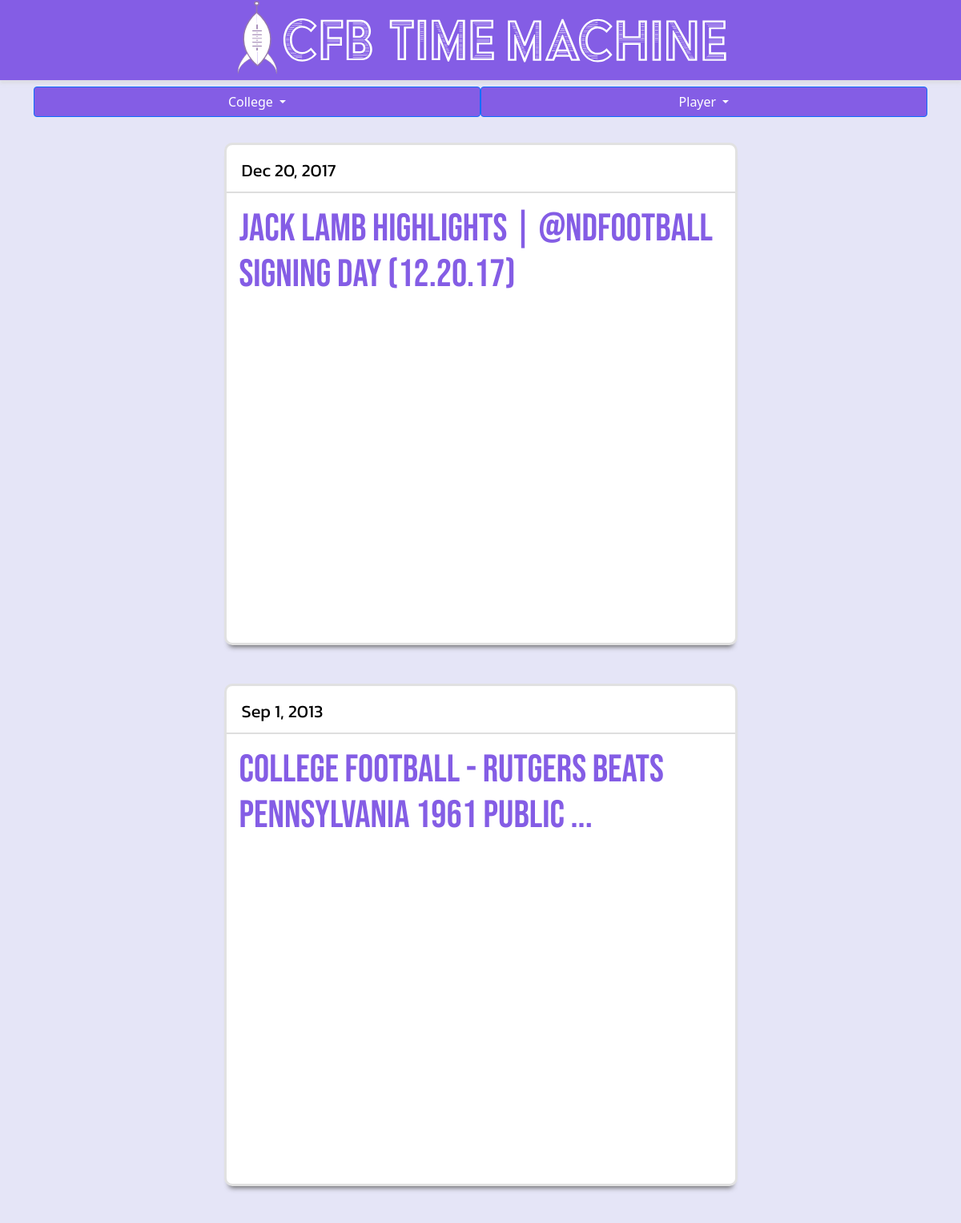
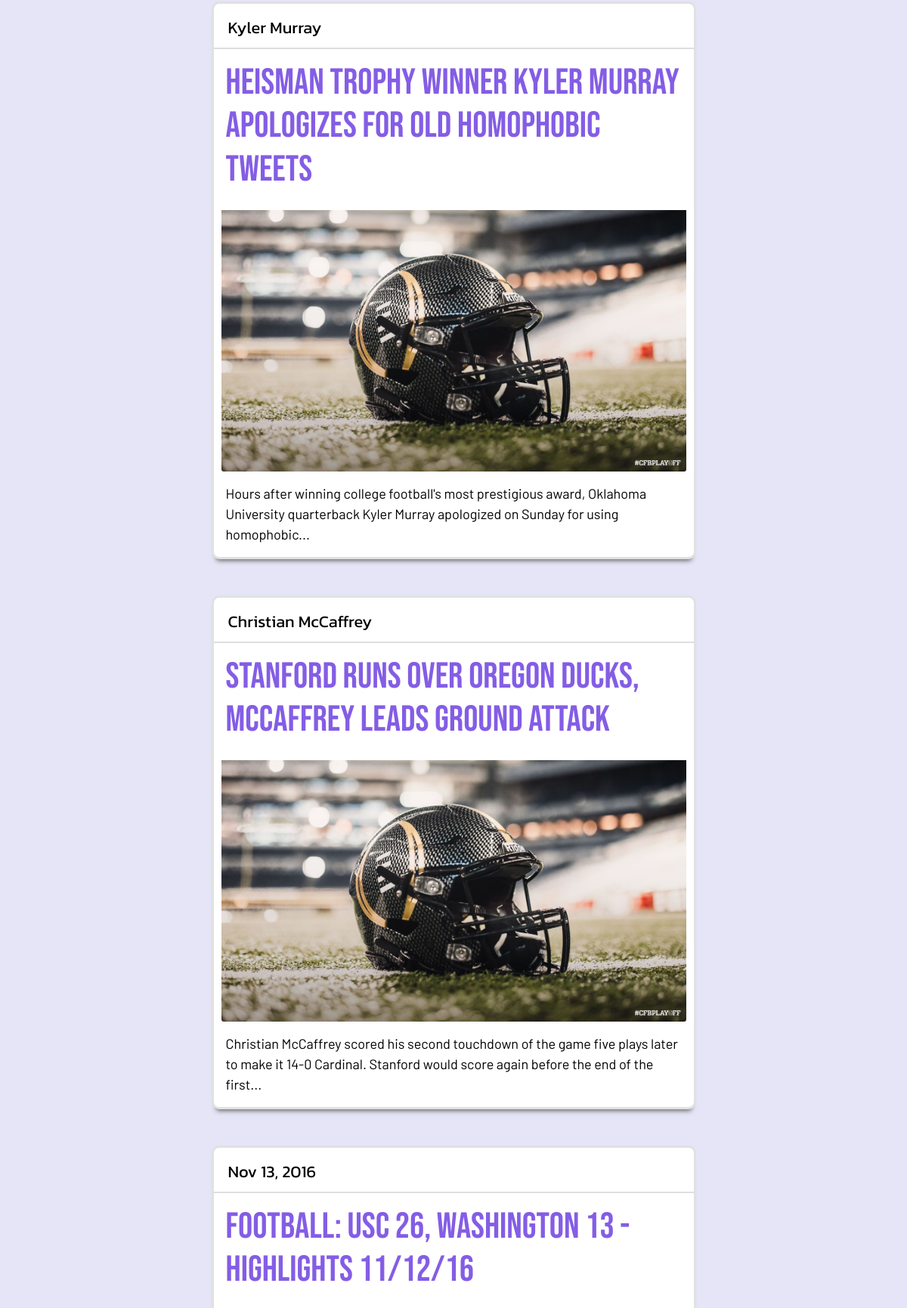
The page / (upper part) on the database its author committed (2 pictures, top to bottom).
### cfbtimemachine/models.py (models this page shows)
class Article(models.Model):
    name = models.CharField(max_length=500)
    title = models.CharField(max_length=500)
    link = models.CharField(max_length=1000)
    description = models.CharField(max_length=1000)
    img = models.CharField(max_length=900)
    iframe = models.CharField(max_length=2)
    college = models.CharField(max_length=900)
    conference = models.CharField(max_length=900)

### cfbtimemachine/views.py (the view)
# urls.py: path('', ArticleListView.as_view(), name='home'),
class ArticleListView(ListView):
    model = Article
    template_name = 'cfbtimemachine/home.html'
    context_object_name = 'articles'
    paginate_by = 10
    def get_context_data(self, **kwargs):
        context = super().get_context_data(**kwargs)
        context['conferences'] = Conference.objects.all()
        context['colleges'] = College.objects.all()
        context['players'] = Player.objects.all()
        return context
    def get_queryset(self):
        qs = super().get_queryset()
        ql = list(qs.exclude(img='nan').order_by('?')) + \
            list(qs.filter(img='nan'))
        return ql

### cfbtimemachine/models.py (called while the page is built)
    def __str__(self):
        return self.name

    def __str__(self):
        return self.name

### cfbtimemachine/templatetags/cfb_extras.py (called while the page is built)
@register.filter
def cut_football(value):
    value = value.replace("football", '')
    return value

@register.filter
def cut_others(value):
    chars = []
    for c in value:
        chars += [c]
    for c in chars:
        if not (c == " " or c in string.punctuation or c in string.ascii_letters or c in "0123456789"):
            value = value.replace(c, '')
    return value

@register.filter
def is_video(link):
    return "youtube" in link

@register.filter
def embedify(link):
    return link.replace('watch?v=', 'embed/', 1)

### cfbtimemachine/templates/cfbtimemachine/home.html (shortened to what this page needs)
{% extends './base.html' %}
{% load cfb_extras %}
{% load static %}
{% block stylesheets %} <link rel="stylesheet" href="{% static 'cfbtimemachine/styles/main.css' %}">{% endblock %}
{% block body %}
<div class="container dropdown-container">
	<div class="dropdown d-flex justify-content-center">
		<div class="btn-group col-6">
			<button class="btn btn-primary my-2 dropdown-toggle" type="button" id="dropdownMenuButton" data-toggle="dropdown" aria-haspopup="true" aria-expanded="false" style="">
				College
			  </button>
		</div>
		<div class="btn-group col-6">
			<button class="btn btn-primary my-2 dropdown-toggle" type="button" id="dropdownMenuButton" data-toggle="dropdown" aria-haspopup="true" aria-expanded="false" style="">
				Player
			  </button>
		</div>
	</div>
</div>
<div class="container article_links infinite-container">
	{% for card in articles %}
		{% if card.link|is_video %}
		<div class="row d-flex justify-content-center infinite-item">
			<div class="col-sm-10 col-md-9 col-lg-7 my-4">
				<div class="card card-d">
					<div class="card-body top-body">
						<div class="row">
							<div class="col col-12 topic">
								<div class="topic-name">
									<p class="small">{{ card.img }}</p>
								</div>
							</div>
						</div>
					</div>
					<hr>
					<div class="card-body">
						<div class="row">
							<div class="col col-12">
								<a target="_blank" href="{{card.link}}"><h1 class="card-title title display-5">{{ card.title|cut_others }}</h1></a>
							</div>
						</div>
					</div>
					<div class="embed-responsive">
						<iframe style="width:100%; height: 400px" class="embed-responsive-item" src="{{card.link|embedify}}" allowfullscreen></iframe>
					</div>
				</div>
			</div>
		</div>
		{% else %}
		<div class="row d-flex justify-content-center infinite-item">
			<div class="col-sm-10 col-md-9 col-lg-7 my-4">
				<div class="card card-d">
					<div class="card-body top-body">
						<div class="row">
							<div class="col col-12 topic">
								<div class="topic-name">
									<p class="small">{{ card.name|cut_football }}</p>
								</div>
							</div>
						</div>
					</div>
					<hr>
					<div class="card-body">
						<div class="row">
							<div class="col col-12">
								<a target="_blank" href="{% url 'iframe' id=card.id %}"><h1 class="card-title title display-5">{{ card.title|cut_others }}</h1></a>
							</div>
						</div>
					</div>
						<a class ="image" target="_blank" href="{% url 'iframe' id=card.id %}"><img src="{{card.img}}" onerror=this.src="{% static 'cfbtimemachine/images/default.jpg' %}" alt="Could not load image" class="card-img-bottom"></a>
					<div class="card-body">
						<p class="card-text description">{{card.description|cut_others}}</p>
					</div>
				</div>
			</div>
		</div>
		{% endif %}
	{% endfor %}
</div>
{% endblock body %}

### cfbtimemachine/templates/cfbtimemachine/base.html (shortened to what this page needs)
{% load static %}
<!DOCTYPE html>
<html lang="en">
	<head>
		<link
			href="https://cdn.jsdelivr.net/npm/bootstrap@5.1.3/dist/css/bootstrap.min.css"
			rel="stylesheet"
		/>
		<link rel="stylesheet" href="{% static 'cfbtimemachine/styles/base.css' %}">
		{% block stylesheets %}{% endblock %}
	</head>
	<body id="real-body">
		<nav class="navbar d-flex align-items-center navbar-custom navbar-expand-lg sticky-top" style="padding: 0; height: 100px;">
			<div class="logo" > <a href="{% url 'home' %}"><img class="img-fluid" src="{% static 'cfbtimemachine/images/logo.svg' %}"></a> </img> </div>
		</nav>
		{% block body %} {% endblock %}
	</body>
</html>

### cfbtimemachine/static/cfbtimemachine/styles/base.css (style rules this page uses)
.navbar-custom { background: #845de5; -webkit-box-shadow: 0 4px 4px 0px rgba(214, 214, 214, 0.55); box-shadow: 0 4px 4px 0px rgba(214, 214, 214, 0.55); }
.navbar-custom .logo { height: 100%; width: 100%; text-align: center; }
.navbar-custom .logo img { height: 95%; }
body { background-color: #e5e5f7; }

### cfbtimemachine/static/cfbtimemachine/styles/main.css (style rules this page uses)
.title { display: block; text-align: left; }
a { color: black; text-decoration: none; -webkit-transition: 0.2s; transition: 0.2s; }
.card-d { -webkit-transition: 0.2s; transition: 0.2s; border-radius: 10px; -webkit-box-shadow: 0 8px 6px -6px #666666; box-shadow: 0 8px 6px -6px #666666; border: 3px solid rgba(106, 106, 106, 0.2); }
.card-d * { color: black; }
.card-d .top-body { padding-bottom: 0; }
.card-d .image { padding-top: 0px; padding-left: 10px; padding-right: 10px; }
.card-d .title { padding-top: 0px; font-family: 'Bebas Neue', cursive; color: #845de5; }
.card-d .description { font-family: 'Barlow', sans-serif; font-size: large; }
.card-d .topic { width: 100%; padding: 0 15px 9px 15px; }
.card-d .topic .topic-name { font-family: 'Kanit', sans-serif; font-size: 25px; display: -webkit-box; display: -ms-flexbox; display: flex; -webkit-box-align: center; -ms-flex-align: center; align-items: center; }
.card-d .topic .topic-name p { margin: 0; }
.card-d hr { margin: 0px; border: 1px solid gray; }
.dropdown-container button { background: #845de5 !important; }

### rows shown on the page
Article: img "Dec 20, 2017", title "Jack Lamb Highlights | @NDFootball Signing Day (12.20.17)"
Article: img "Sep 1, 2013", title "College Football - Rutgers beats Pennsylvania 1961 public ..."
Article: name "Kyler Murray", title "Heisman Trophy winner Kyler Murray apologizes for old homophobic tweets", description "Hours after winning college football's most prestigious award, Oklahoma University quarterback Kyler Murray apologized on Sunday for using homophobic..."
Article: name "Christian McCaffrey", title "Stanford Runs Over Oregon Ducks, McCaffrey Leads Ground Attack", description "Christian McCaffrey scored his second touchdown of the game five plays later to make it 14-0 Cardinal. Stanford would score again before the end of the first..."
Article: img "Nov 13, 2016", title "Football: USC 26, Washington 13 - Highlights 11/12/16"
